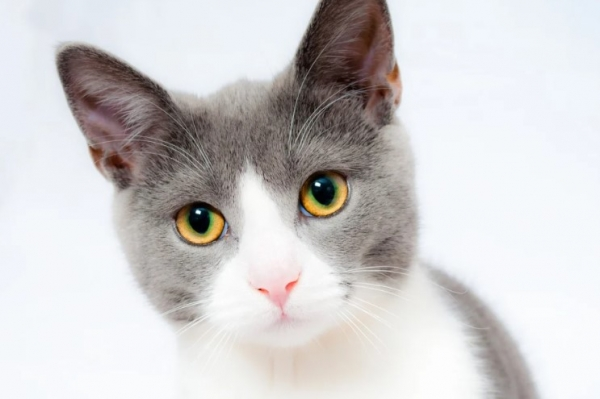
#> input picture 7. 이미지다루기 및 데이터셋 구축/1206/cat.png, 600 x 399 px
$ python 'ex05이미지이진화.py'
#> lines starting #> are read from the running program, lines starting #| are printed output that depends on the picture; after the words box and inside, x2 and y2 are one past the last pixel; in counts of white or black regions, pixels touching at a corner belong together
### 7. 이미지다루기 및 데이터셋 구축/1206/utils.py
import cv2

def image_show(image, ti="show"):
    cv2.imshow(ti,image)
    cv2.waitKey(0)

### 7. 이미지다루기 및 데이터셋 구축/1206/ex05이미지이진화.py
'''
이미지 이진화(임계처리)는 어떤 값보다 큰 값을 가진 픽셀을 흰색으로 만들고 작은 값을 가진 픽셀은 검은색으로 만드는 과정이다.
더 고급 기술은 적응적 이진화(Adaptive Thresholding)로, 픽셀의 임곗값이 주변 픽셀의 강도에 의해 결정된다.
이는 이미지 안의 영역마다 빛 조건이 달라질 때 도움이 된다.
'''
# 이진화를 할때 그레이로 해야함. 컬러로 하면 적용이 안됨

import cv2
from utils import image_show

# 이미지 경로
image_path = "./cat.png"

# 이미지 읽기
image = cv2.imread(image_path)
#> image is the input picture: shape (399, 600, 3); mean B, G, R 205.8, 205.4, 207.6

# 이미지 이진화
image_gray = cv2.imread(image_path, cv2.IMREAD_GRAYSCALE)
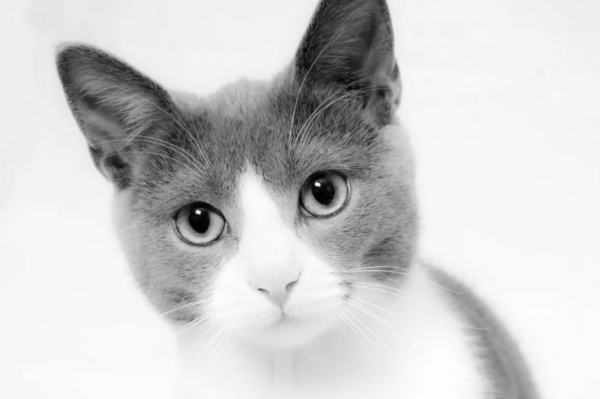
#> image_gray: shape (399, 600); min 0, max 254, mean 206.1
max_output_value = 255 # 출력 픽셀 강도의 최대값
neighborhood_size = 99
subtract_from_mean = 10 # 평균값 ( 높으면 하얀색이 비중 높아짐 )

image_binary = cv2.adaptiveThreshold(image_gray,
                                        max_output_value,
                                        cv2.ADAPTIVE_THRESH_GAUSSIAN_C,
                                        cv2.THRESH_BINARY, neighborhood_size,
                                        subtract_from_mean) # cv2.THRESH_BINARY_INV 넣으면 반전됨
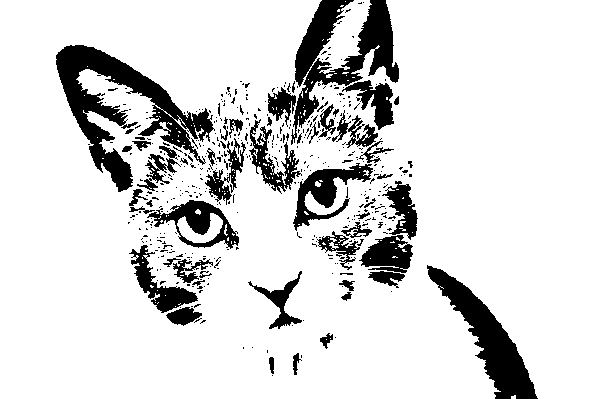
#> image_binary: shape (399, 600); 85.3% white; 454 black regions (399 under 20 px), largest, box (x1, y1, x2, y2) and area: (56, 45, 215, 192) 7248, (291, 0, 399, 145) 5336, (427, 265, 538, 399) 4416

image_show(image_binary,"Image_binary")

'''
adaptiveThreshold() 함수에는 네 개의 중요한 매개변수가 있다.
• max_output_value : 출력 픽셀 강도의 최댓값 저장
• cv2.ADAPTIVE_THRESH_GAUSSIAN_C : 픽셀의 임곗값을 주변 픽셀 강도의 가중치 합으로 설정. 가중치
는 가우시안 윈도우에 의해 결정
• cv2.ADAPTIVE_THRESH_MEAN_C : 주변 픽셀의 평균을 임곗값으로 설정
'''

$ run again, with 7. 이미지다루기 및 데이터셋 구축/1206/Billiards.png copied over 7. 이미지다루기 및 데이터셋 구축/1206/cat.png
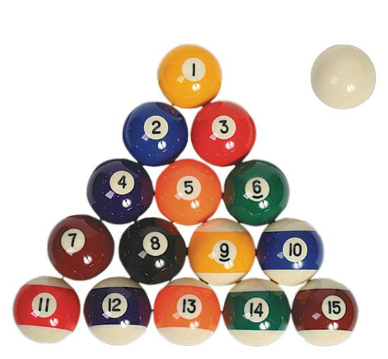
#> input picture 7. 이미지다루기 및 데이터셋 구축/1206/Billiards.png, 388 x 359 px
#> image is the input picture: shape (359, 388, 3); mean B, G, R 189.1, 196.9, 211.3
#> `image_gray = cv2.imread(image_path, cv2.IMREAD_GRAYSCALE)`:
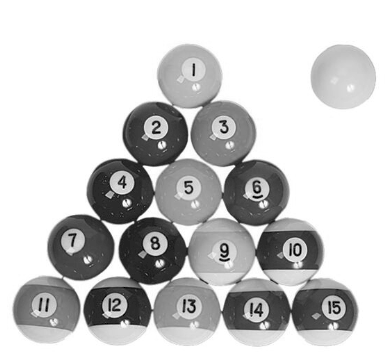
#> image_gray: shape (359, 388); min 0, max 255, mean 202.7
#> `image_binary = cv2.adaptiveThreshold(image_gray, max_output_value, cv2..`:
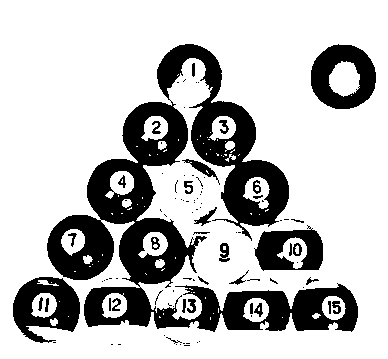
#> image_binary: shape (359, 388); 74.6% white; 95 black regions (61 under 20 px), largest, box (x1, y1, x2, y2) and area: (47, 44, 358, 332) 26443, (311, 44, 376, 109) 2525, (13, 277, 80, 343) 2509
